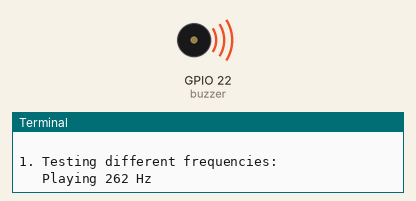
A program run on a simulated Raspberry Pi (BCM pin numbers). Shown: buzzer (waves = sounding), the last lines printed to the terminal. At 7.3 s the program stops and its outputs stay as they are.

Above: at 0.2 s.
At 2.7 s:
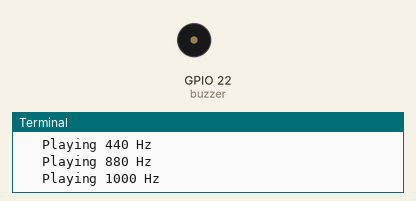
Timing chart, 0 to 3.0 s (numbered marks = the images above):
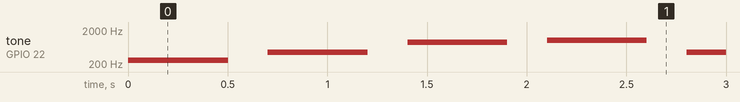

The program:

pwm_basic_setup.py
```python
#!/usr/bin/env python3
"""
Basic PWMOutputDevice Setup and Usage
Demonstrates fundamental buzzer control with PWM
"""

from gpiozero import PWMOutputDevice
from time import sleep

# Create a PWM buzzer on GPIO pin 22
buzzer = PWMOutputDevice(22)

# Full initialization with all parameters (optional)
# buzzer = PWMOutputDevice(
#     pin=22,           # GPIO pin number
#     active_high=True, # True if buzzer sounds when pin is high
#     initial_value=0,  # Start with buzzer off (0) or on (1)
#     frequency=100     # Initial PWM frequency in Hz
# )

print("Testing basic PWMOutputDevice control...")

# Test 1: Frequency Control
print("\n1. Testing different frequencies:")
frequencies = [262, 440, 880, 1000]  # C4, A4, A5, 1kHz
for freq in frequencies:
    print(f"   Playing {freq} Hz")
    buzzer.frequency = freq
    buzzer.value = 0.5  # 50% duty cycle
    sleep(0.5)
    buzzer.off()
    sleep(0.2)

# Test 2: Volume/Duty Cycle Control
print("\n2. Testing volume levels (440 Hz):")
buzzer.frequency = 440  # A4 note
volumes = [0.1, 0.25, 0.5, 0.75, 1.0]
for vol in volumes:
    print(f"   Volume: {int(vol*100)}%")
    buzzer.value = vol
    sleep(0.5)
    buzzer.off()
    sleep(0.2)

# Test 3: Basic On/Off Control
print("\n3. Testing on/off control:")
buzzer.frequency = 523  # C5
buzzer.value = 0.5
print("   Buzzer ON")
buzzer.on()
sleep(1)
print("   Buzzer OFF")
buzzer.off()

# Check if buzzer is active
print(f"\n4. Buzzer active state: {buzzer.is_active}")

print("\nBasic setup tests complete!")
```

Measured:
- by itself, tone on GPIO 22 (buzzer): plays 262 Hz for 0.50 s, 440 Hz for 0.50 s, 880 Hz for 0.50 s, 1000 Hz for 0.50 s, 440 Hz for 0.50 s, 440 Hz for 0.50 s … (8 notes in this stretch)
